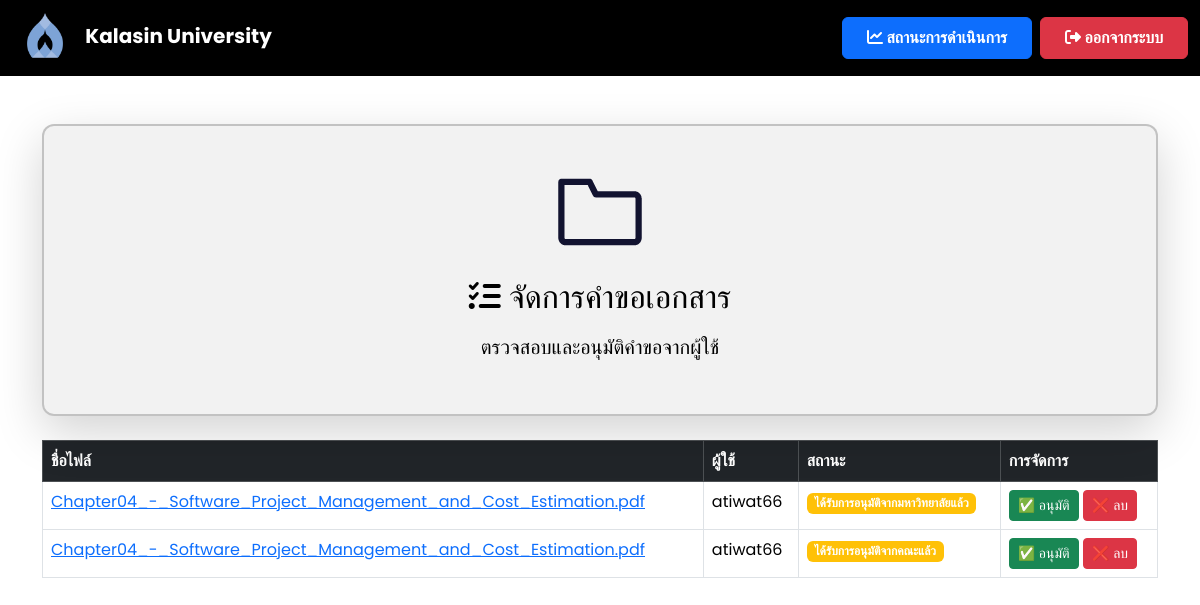
/manage_requests (signed in), run on the app's committed database.
### models.py (models this page shows)
class File(db.Model):
    id = db.Column(db.Integer, primary_key=True)
    filename = db.Column(db.String(255), nullable=False)
    file_path = db.Column(db.String(255), nullable=True)
    status = db.Column(db.String(50), nullable=False, default="รอตรวจสอบ")
    comment = db.Column(db.Text, nullable=True)
    user_id = db.Column(db.Integer, db.ForeignKey('user.id'), nullable=False)

class User(db.Model):
    id = db.Column(db.Integer, primary_key=True)
    username = db.Column(db.String(100), nullable=False, unique=True)
    role = db.Column(db.String(50), nullable=False)  # เช่น admin, user
    document_requests = db.relationship('DocumentRequest', back_populates='user', lazy=True)

### app.py (the view)
@app.route('/manage_requests')
def manage_requests():
    if 'user_id' not in session or session.get('role') not in ['admin', 'faculty']:
        flash("⚠️ กรุณาเข้าสู่ระบบก่อน!", "warning")
        return redirect(url_for('login'))  # ถ้าไม่ได้ login ให้กลับไปหน้า login
    files = File.query.all()
    response = make_response(render_template('manage_requests.html', files=files))
    response.headers['Cache-Control'] = 'no-store, no-cache, must-revalidate, max-age=0'
    response.headers['Pragma'] = 'no-cache'
    response.headers['Expires'] = '0'
    return response

### templates/manage_requests.html (shortened to what this page needs)
<!DOCTYPE html>
<html lang="th">
<head>
    <link href="https://cdn.jsdelivr.net/npm/bootstrap@5.3.3/dist/css/bootstrap.min.css" rel="stylesheet">
    <link rel="stylesheet" href="https://cdnjs.cloudflare.com/ajax/libs/font-awesome/6.4.2/css/all.min.css">
</head>
<body>
    <nav class="navbar navbar-expand-lg navbar-dark">
        <div class="container-fluid">
            <a class="navbar-brand ms-2" href="{{ url_for('faculty_dashboard') }}">
                <img src="{{ url_for('static', filename='images/Kalasin_University_Seal.svg.png') }}"
                     alt="Kalasin University Logo" style="height: 50px; margin-right: 10px;">
                <strong>Kalasin University</strong>
            </a>
            <div class="ms-auto d-flex">
                <a href="{{ url_for('status') }}" class="btn btn-primary fw-bold px-4 py-2 me-2">
                    <i class="fas fa-chart-line"></i> สถานะการดำเนินการ
                </a>
                <a href="{{ url_for('logout') }}" class="btn btn-danger fw-bold px-4 py-2">
                    <i class="fas fa-sign-out-alt"></i> ออกจากระบบ
                </a>
            </div>
        </div>
    </nav>
<div class="container mt-5 d-flex justify-content-center">
    <div class="card shadow-lg" style="width: 1500px;">
        <div class="card-body d-flex flex-column align-items-center text-center">
            <img src="static/images/diiodid.gif" alt="Document Management" class="img-fluid mb-3" style="width: 100px; height: 100px;">
            <div>
                <h2 class="mb-3"><i class="fas fa-tasks"></i> จัดการคำขอเอกสาร</h2>
                <p class="lead">ตรวจสอบและอนุมัติคำขอจากผู้ใช้</p>
            </div>
        </div>
    </div>
</div>
    <div class="container mt-4">
        <table class="table table-bordered mt-3">
            <thead class="table-dark">
                <tr>
                    <th>ชื่อไฟล์</th>
                    <th>ผู้ใช้</th>
                    <th>สถานะ</th>
                    <th>การจัดการ</th>
                </tr>
            </thead>
            <tbody>
                {% for file in files %}
                <tr>
                    <td>
                        <a href="{{ url_for('uploaded_file', filename=file.filename) }}" target="_blank">
                            {{ file.filename }}
                        </a>
                    </td>
                    <td>{{ file.user.username }}</td>
                    <td>
                        <span class="badge {% if file.status == 'อนุมัติแล้ว' %} bg-success {% else %} bg-warning {% endif %}">
                            {{ file.status }}
                        </span>
                    </td>
                    <td>
                        {% if file.status != 'อนุมัติแล้ว' %}
                        <a href="{{ url_for('approve_file', file_id=file.id) }}" class="btn btn-success btn-sm">
                            ✅ อนุมัติ
                        </a>
                        {% endif %}
                        <a href="{{ url_for('delete_file', file_id=file.id) }}" class="btn btn-danger btn-sm"
                           onclick="return confirm('คุณแน่ใจหรือไม่ว่าต้องการลบไฟล์นี้?');">
                            ❌ ลบ
                        </a>
                    </td>
                </tr>
                {% else %}
                <tr>
                    <td colspan="4" class="text-center text-muted">ยังไม่มีคำขอเอกสาร</td>
                </tr>
                {% endfor %}
            </tbody>
        </table>
    </div>
</body>
</html>

### templates/manage_requests.html (style rules this page uses)
body { font-family: 'Poppins', sans-serif; background: white; color: black; }
.navbar { background: #000000; backdrop-filter: blur(10px); }
.card { background: rgba(0, 0, 0, 0.05); color: black; border-radius: 12px; padding: 20px; border: 2px solid rgba(0, 0, 0, 0.2); box-shadow: 0 5px 15px rgba(0, 0, 0, 0.2); }

### data on the page
File: filename "Chapter04_-_Software_Project_Management_and_Cost_Estimation.pdf", user.username "atiwat66", status "ได้รับการอนุมัติจากมหาวิทยาลัยแล้ว"
File: filename "Chapter04_-_Software_Project_Management_and_Cost_Estimation.pdf", user.username "atiwat66", status "ได้รับการอนุมัติจากคณะแล้ว"
